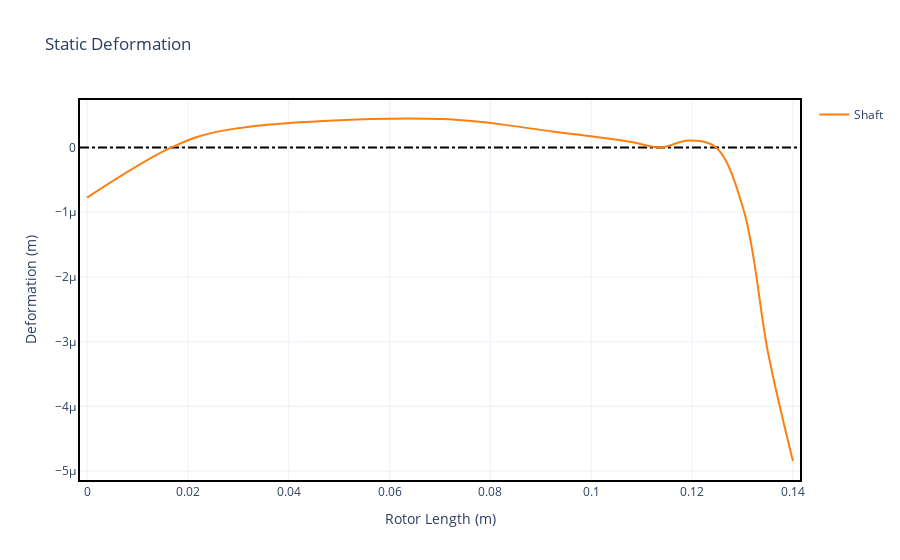

Notebook source saved alongside this figure:
### Markdown cell above
#### 4.3.3 - Expected Deformation

### Code cell
static_2.plot_deformation()

### Figure 1 — Plotly figure (JSON) as saved in the notebook; plotly's stock layout.template omitted (floating-point values rounded to 4 significant figures)
{"data": [{"hoverinfo": "none", "line": {"color": "black", "dash": "dashdot"}, "mode": "lines", "showlegend": false, "type": "scatter", "x": [-0.0014, 0.1414], "y": [0, 0]}, {"hovertemplate": "Rotor Length (m): %{x:.2f}<br>Displacement (m): %{y:.2e}", "line": {"shape": "spline", "smoothing": 1}, "mode": "lines", "name": "Shaft", "showlegend": true, "type": "scatter", "x": [0.0, 0.01675, 0.02725, 0.07025, 0.09225, 0.09625, 0.1003, 0.1083, 0.1138, 0.1193, 0.1248, 0.1303, 0.1351, 0.14], "y": [-7.757e-07, -7.998e-19, 2.637e-07, 4.392e-07, 2.471e-07, 2.088e-07, 1.695e-07, 8.165e-08, 5.453e-18, 1.079e-07, -1.156e-17, -9.737e-07, -3.195e-06, -4.843e-06]}], "layout": {"title": {"text": "Static Deformation"}, "xaxis": {"title": {"text": "Rotor Length (m)"}}, "yaxis": {"title": {"text": "Deformation (m)"}}}}
